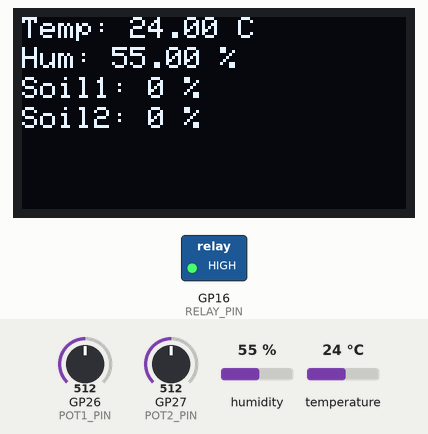
The sketch below on a simulated Raspberry Pi Pico W. On the bench: 128×64 one-colour display, switched loads named in the sketch (green lamp = pin HIGH). Inputs (shaded band) come from the test bench; at power-on: humidity 55 %, GP26 (POT1_PIN) = 512, GP27 (POT2_PIN) = 512, temperature 24 °C. What the sketch prints to the serial monitor is not drawn.

Above: at 2.8 s.
2.9 s: humidity set to 22 %
At 5.3 s:
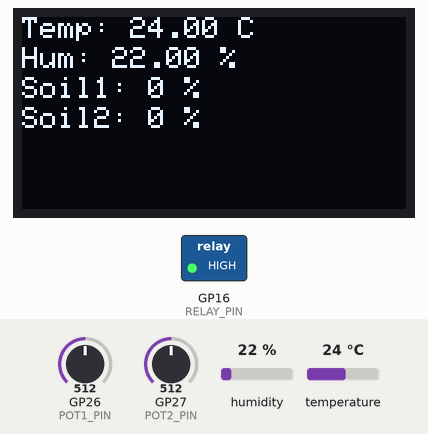
5.6 s: GP26 (POT1_PIN) set to 716
At 6.9 s:
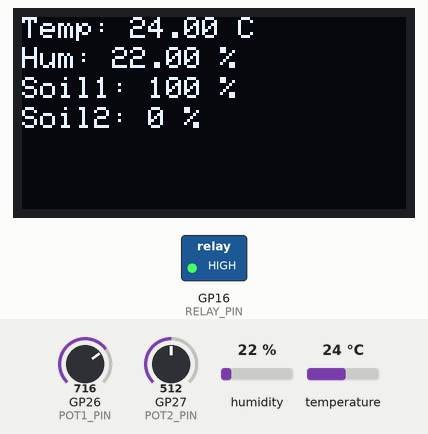
8.3 s: GP27 (POT2_PIN) set to 531
At 11.1 s:
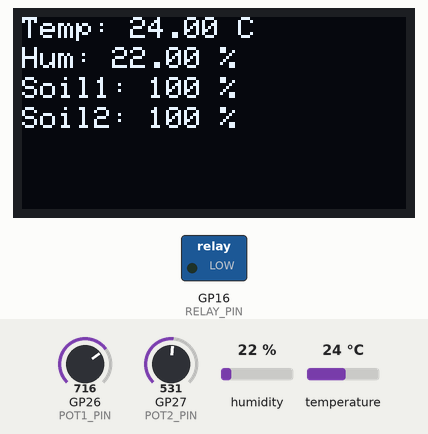
11.7 s: temperature set to 12 °C
At 12.5 s:
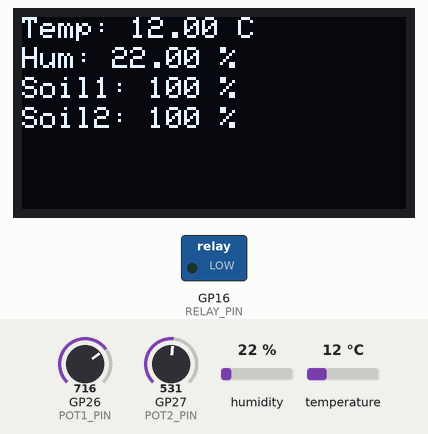
14.4 s: GP27 (POT2_PIN) set to 306
At 16.7 s:
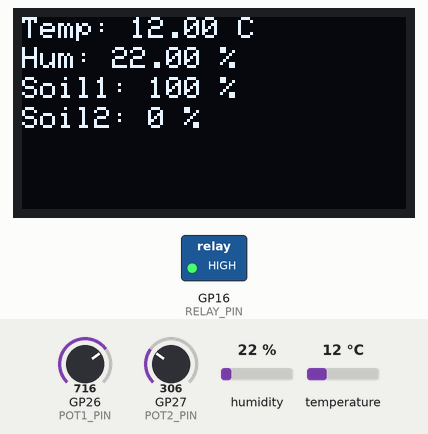
17.8 s: GP26 (POT1_PIN) set to 306
At 19.4 s:
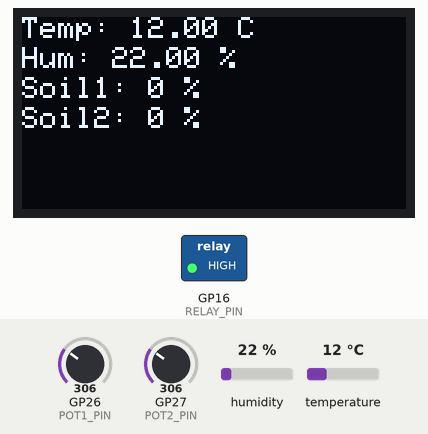
Timing chart, 0 to 20.9 s (numbered marks = the images above; inputs shaded):
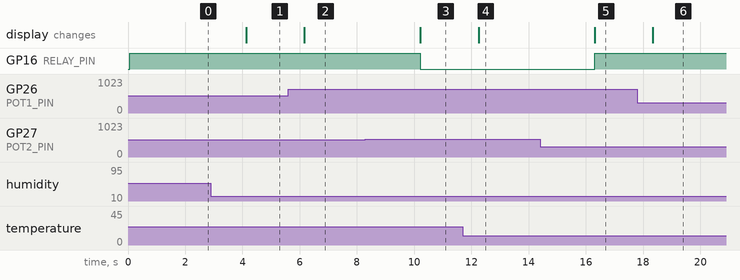

Measured:
- the behaviour switches between 512 and 513 on GP27 (POT2_PIN) (found by bisection; images 2 and 3)
- after the input at 2.9 s, the display: changes after 1.2 s (image 1)
- after the input at 5.6 s, the display: changes after 0.56 s (image 2)
- after the input at 8.3 s, GP16 (RELAY_PIN): HIGH → LOW after 1.9 s; the display: changes after 1.9 s (image 3)
- after the input at 11.7 s, the display: changes after 0.55 s (image 4)
- after the input at 14.4 s, GP16 (RELAY_PIN): LOW → HIGH after 1.9 s; the display: changes after 1.9 s (image 5)
- after the input at 17.8 s, the display: changes after 0.55 s (image 6)

The sketch:

sktech.ino
```cpp
#include <Adafruit_Sensor.h>
#include <DHT.h>
#include <DHT_U.h>
#include <Adafruit_GFX.h>
#include <Adafruit_SSD1306.h>

// Pin definitions
#define DHTPIN 15
#define DHTTYPE DHT22
#define POT1_PIN 26
#define POT2_PIN 27
#define RELAY_PIN 16

// OLED configs
#define SCREEN_WIDTH 128
#define SCREEN_HEIGHT 64
Adafruit_SSD1306 display(SCREEN_WIDTH, SCREEN_HEIGHT, &Wire, -1);

// Sensor
DHT dht(DHTPIN, DHTTYPE);
int pot1_max = 0;
int pot2_max = 0;
int pot1_min = 4095;
int pot2_min = 4095;

void setup() {
  Serial.begin(9600);

  // Start DHT22
  dht.begin();

  Wire.begin();

  // Start OLED
  if (!display.begin(SSD1306_SWITCHCAPVCC, 0x3C)) {
    Serial.println(F("SSD1306 allocation failed"));
    for (;;);
  }
  display.clearDisplay();

  // Relay setup
  pinMode(RELAY_PIN, OUTPUT);
  digitalWrite(RELAY_PIN, LOW);

  Serial.println("System Initialized.");
}

void loop() {
  // Read sensors
  float temp = dht.readTemperature();
  float hum = dht.readHumidity();
  int soil1 = analogRead(POT1_PIN);
  int soil2 = analogRead(POT2_PIN);

  if (soil1 > pot1_max) pot1_max = soil1;
  if (soil2 > pot2_max) pot2_max = soil2;
  if (soil1 < pot1_min) pot1_min = soil1;
  if (soil2 < pot2_min) pot2_min = soil2;

  // Error handling
  if (isnan(temp) || isnan(hum)) {
    Serial.println("Failed to read from DHT sensor!");
    return;
  }

  // Prevent divide-by-zero
  int range1 = max(1, pot1_max - pot1_min);
  int range2 = max(1, pot2_max - pot2_min);

  // Convert soil moisture to percentage
  int soil1_percent = map(soil1, pot1_min, pot1_max, 0, 100);
  int soil2_percent = map(soil2, pot2_min, pot2_max, 0, 100);

  // Clamp values
  soil1_percent = constrain(soil1_percent, 0, 100);
  soil2_percent = constrain(soil2_percent, 0, 100);

  // Print to Serial
  Serial.print("Temp: "); Serial.print(temp); Serial.print("°C  ");
  Serial.print("Humidity: "); Serial.print(hum); Serial.println("%");
  Serial.print("Soil1 raw: "); Serial.print(soil1); Serial.print(" -> "); Serial.print(soil1_percent); Serial.println("%");
  Serial.print("Soil2 raw: "); Serial.print(soil2); Serial.print(" -> "); Serial.print(soil2_percent); Serial.println("%");

  // Display on OLED
  display.clearDisplay();
  display.setTextSize(1);
  display.setTextColor(SSD1306_WHITE);

  display.setCursor(0, 0);  display.print("Temp: "); display.print(temp); display.println(" C");
  display.setCursor(0, 10); display.print("Hum: "); display.print(hum); display.println(" %");
  display.setCursor(0, 20); display.print("Soil1: "); display.print(soil1_percent); display.println(" %");
  display.setCursor(0, 30); display.print("Soil2: "); display.print(soil2_percent); display.println(" %");

  display.display();

  // Relay control logic
  if (soil1_percent < 40 || soil2_percent < 40) {
    digitalWrite(RELAY_PIN, HIGH);
  } else {
    digitalWrite(RELAY_PIN, LOW);
  }

  delay(2000);
}
```
